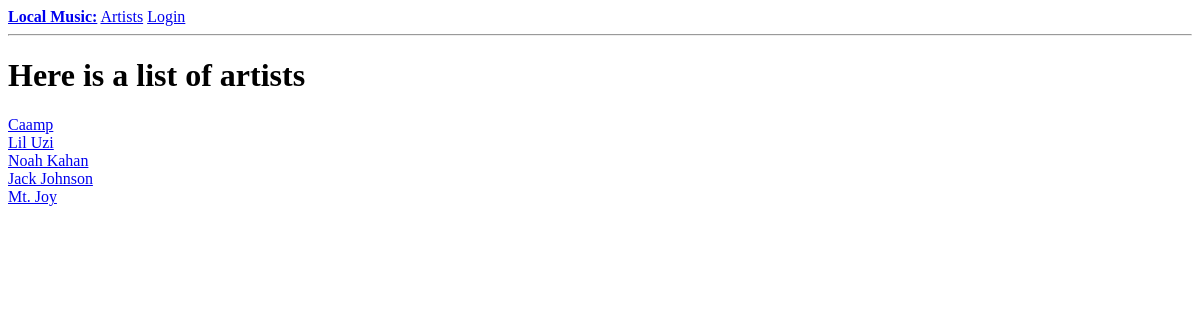
Page /artists on the earlier database version.
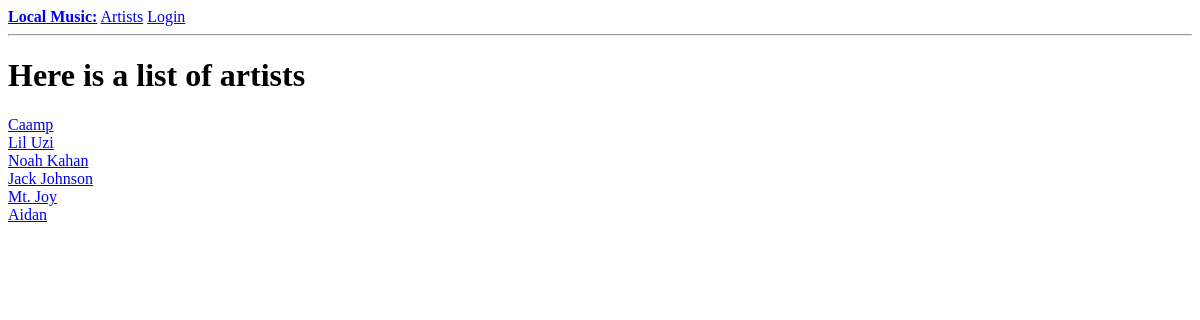
Same page on the later database version.
### app/models.py (models this page shows, shortened)
class Artist(db.Model):
    id = db.Column(db.Integer, primary_key=True)
    name = db.Column(db.String(64), index=True, unique=True, nullable=False)
    description = db.Column(db.String(300))
    hometown = db.Column(db.String(128))
    a2es = db.relationship('ArtistToEvent', backref='artist', lazy='dynamic')

### app/routes.py (the view)
@app.route('/artists')
def artists():
    artist_list = Artist.query.all()
    return render_template("artist_list.html", artist_list=artist_list)

### app/templates/artist_list.html
{% extends "base.html" %}
{% block content %}
    <h1>Here is a list of artists</h1>
    {% for artist in artist_list %}
    <div>
        <a href="{{ url_for('artist_name', name=artist.name) }}">{{ artist.name }}</a>
    </div>
    {% endfor %}
{% endblock %}

### app/templates/base.html (shortened to what this page needs)
<!doctype html>
<html>
    <head>
    </head>
    <body>
        <div>
            <strong><a href="{{ url_for('index') }}" }}>Local Music:</a></strong>
            <a href="{{ url_for("artists") }}" }}>Artists</a>
            {% if current_user.is_anonymous %}
                <a href="{{ url_for('login') }}">Login</a>
            {% endif %}
        </div>
        <hr>
        {% block content %}{% endblock %}
    </body>
</html>

Differences in the rows shown:
added Artist: name "Aidan"
